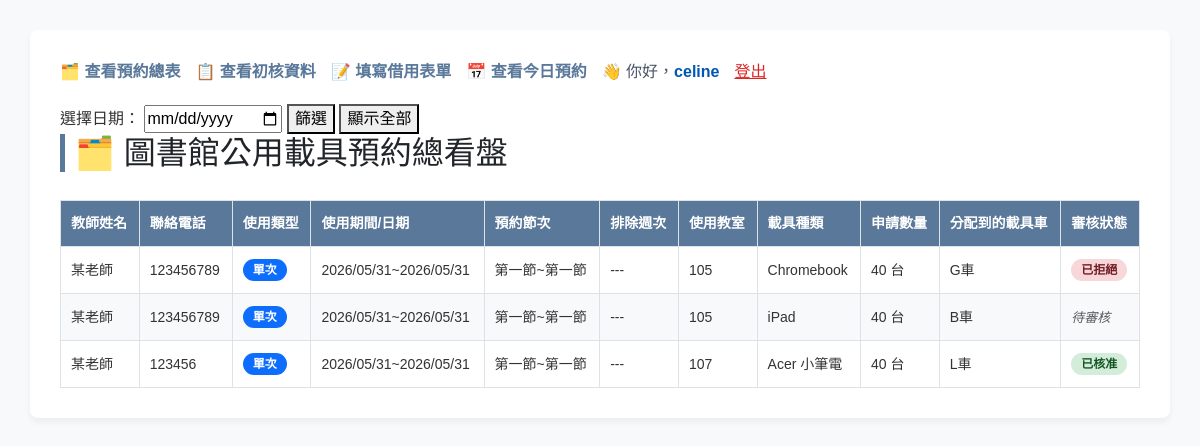
The app's page / (signed in) with its own data.
### show/models.py (models this page shows, shortened)
class Borrowlist(models.Model):
    user = models.CharField("借用老師", max_length=20, null=True, blank=True)
    phone = models.CharField("聯絡電話", max_length=25)
    location = models.CharField("教室", max_length=10)
    usage_type_choices = (
        ('once','單次'),
        ('weekly','每周'),
    )
    usage_type = models.CharField(max_length=10, choices = usage_type_choices , default='once')
    DEVICE_CHOICES =(
        ('ipad', 'iPad'),
        ('chromebook', 'Chromebook'),
        ('surface_go', 'Surface Go'),
        ('acer_laptop', 'Acer 小筆電'),
    )
    device_type = models.CharField("載具種類", max_length=20, choices=DEVICE_CHOICES)
    start_date = models.DateField("開始日期", null=True, blank=True)
    end_date = models.DateField("結束日期", null=True, blank=True)
    DAY_CHOICES = (
        ('Monday','星期一'), ('Tuesday','星期二'), ('Wednesday','星期三'),
        ('Thursday','星期四'), ('Friday','星期五'),
    )
    day = models.CharField("星期", choices=DAY_CHOICES, max_length=50, blank=True, null=True)
    PERIODS_CHOICES = (
        ('1', '第一節'), ('2', '第二節'), ('3', '第三節'), ('4', '第四節'),
        ('4.5', '午休'), ('5', '第五節'), ('6', '第六節'), ('7', '第七節'), ('8', '第八節'),
    )
    periods = models.CharField("開始預約節次", max_length=50, choices=PERIODS_CHOICES, default='1')
    PERIODS_END_CHOICES = (
        ('1', '第一節'), ('2', '第二節'), ('3', '第三節'), ('4', '第四節'),
        ('4.5', '午休'), ('5', '第五節'), ('6', '第六節'), ('7', '第七節'), ('8', '第八節'),
    )
    periods_end = models.CharField("結束預約節次", max_length=50, choices=PERIODS_END_CHOICES, default='1')
    exclude_weeks = models.CharField("排除週次/備註", max_length=100, blank=True, default="")
    STATUS_CHOICES = (
        ('待審核', '待審核'),
        ('已通過', '已通過'),
        ('已拒絕', '已拒絕'),
    )
    device_id = models.CharField("載具編號",max_length = 10,default="")
    time_id = models.CharField("時間",max_length = 10,default="")
    status = models.CharField("審核狀態", max_length=10, choices = STATUS_CHOICES , default='待審核')
    device_amount = models.PositiveIntegerField(default=1)
    classroom = models.CharField(max_length=10, blank=True, null=True)
    assigned_vehicle = models.ForeignKey(
        'devicecar',
        on_delete=models.SET_NULL,
        null=True,
        blank=True,
        verbose_name="系統指派載具車"
    )

class devicecar(models.Model):
    device_id = models.CharField(
        max_length=100,
        )
    device_amount = models.PositiveIntegerField(default=1)
    DEVICE_CHOICES =(
        ('ipad', 'iPad'),
        ('chromebook', 'Chromebook'),
        ('surface_go', 'Surface Go'),
        ('acer_laptop', 'Acer 小筆電'),
    )
    device_type = models.CharField("載具種類", max_length=20, choices=DEVICE_CHOICES,blank=True)

### show/views.py (the view)
# urls.py: path('', views.all_reservation_list, name= 'allreservation_view'),
def all_reservation_list(request):
    date_query = request.GET.get('selected_date')
    events = Borrowlist.objects.all()
    if date_query:
        events = events.filter(start_date= date_query )
    context = {
        'events': events,
        'date_query': date_query,
    }
    return render(request, 'all_reservation.html',context)

### show/templates/all_reservation.html (shortened to what this page needs)
<!DOCTYPE html>
<html lang="zh-Hant">
<head>
    <link href="https://cdn.jsdelivr.net/npm/bootstrap@5.3.0/dist/css/bootstrap.min.css" rel="stylesheet">
</head>
<body>
    <div class="container">
        <div class="nav">
            <a href="{% url 'allreservation_view' %}">🗂️ 查看預約總表 </a>
            <a href="{% url 'view_borrow_list' %}">📋 查看初核資料</a>
            <a href="{% url 'submit_borrow' %}">📝 填寫借用表單</a>
            <a href="{% url 'today_reservation' %}">📅 查看今日預約</a>
            {% if user.is_authenticated %}
                <span style="color: #4a5568; margin-right: 15px;">👋 你好，<strong style="color: #0056b3;">{{ user.username }}</strong></span>
                <a href="{% url 'logout' %}?next={{ request.path }}" style="color: #dc2626; text-decoration: underline; font-weight: 500;">登出</a>
            {% else %}
                <a href="{% url 'login' %}?next={{ request.path }}" style="background-color: #0056b3; color: #ffffff; text-decoration: none; padding: 8px 20px; border-radius: 4px; font-weight: 500; display: inline-block;">登入系統</a>
            {% endif %}
        </div>
        <form method="GET" action="">
        <label for="date-select">選擇日期：</label>
        <input type="date" id="date-select" name="selected_date" value="{{ date_query|default:'' }}">
        <button type="submit">篩選</button>
        <a href="{% url 'allreservation_view' %}"><button type="button">顯示全部</button></a>
        </form>
    <h2>🗂️ 圖書館公用載具預約總看盤</h2>
        <div class="table-responsive">
            <table>
                <thead>
                    <tr>
                        <th>教師姓名</th>
                        <th>聯絡電話</th>
                        <th>使用類型</th>
                        <th>使用期間/日期</th>
                        <th>預約節次</th>
                        <th>排除週次</th>
                        <th>使用教室</th>
                        <th>載具種類</th>
                        <th>申請數量</th>
                        <th>分配到的載具車</th>
                        <th>審核狀態</th>
                    </tr>
                </thead>
                <tbody>
                    {% for event in events %}
                        <tr>
                        <td>{{ event.user }}</td>
                        <td>{{ event.phone }}</td>
                        <td>
                            {% if event.usage_type == 'once' %}
                                <span class="badge bg-primary">單次</span>
                            {% else %}
                                <span class="badge bg-success">每週</span>
                            {% endif %}
                        </td>
                        <td>
                            {{event.start_date|date:"Y/m/d"}}~{{event.end_date|date:"Y/m/d"}}
                        </td>
                        <td>
                            {{ event.get_periods_display }}~{{ event.get_periods_end_display }}
                        </td>
                        <td>
                            {% if event.exclude_weeks %}
                            {{ event.exclude_weeks }}
                            {% else %}
                                ---
                            {% endif %}
                        </td>
                        <td>{{ event.location }}</td>
                        <td>{{ event.get_device_type_display }}</td>
                        <td>{{ event.device_amount }} 台</td>
                        <td>{{ event.assigned_vehicle.device_id }}</td>
                        <td>
                            {% if event.status == '待審核' %}
                                <span class="text-muted">待審核</span>
                            {% elif event.status == '已核准' %}
                                <span class="badge badge-approved">已核准</span>
                            {% elif event.status == '已拒絕' %}
                                <span class="badge badge-rejected">已拒絕</span>
                            {% endif %}
                        </td>
                        </tr>
                    {% endfor %}
                </tbody>
            </table>
        </div>
    </div>
</body>
</html>

### show/templates/all_reservation.html (style rules this page uses)
body { font-family: Arial, sans-serif; margin: 30px; background-color: #f8f9fa; color: #333; }
.container { max-width: 1200px; background: white; padding: 30px; border-radius: 8px; box-shadow: 0 4px 6px rgba(0,0,0,0.05); margin: 0 auto; }
.nav { margin-bottom: 20px; }
.nav a { margin-right: 15px; text-decoration: none; color: #59789a; font-weight: bold; }
h2 { margin-top: 0; color: #212529; border-left: 5px solid #59789a; padding-left: 10px; }
table { width: 100%; border-collapse: collapse; margin-top: 20px; font-size: 14px; }
th, td { border: 1px solid #dee2e6; padding: 12px 10px; text-align: left; }
th { background-color: #59789a; color: white; font-weight: 600; }
tr:nth-child(even) { background-color: #f8f9fa; }
.badge { padding: 5px 10px; border-radius: 20px; font-size: 12px; font-weight: bold; display: inline-block; }
.badge-approved { background-color: #d4edda; color: #155724; }
.badge-rejected { background-color: #f8d7da; color: #721c24; }
.text-muted { color: #999; font-style: italic; font-size: 13px; }

### records on screen
Borrowlist: user "某老師", phone "123456789", usage_type "單次", start_date "2026/05/31", end_date "2026/05/31", periods "第一節", periods_end "第一節", location "105", device_type "Chromebook", device_amount "40", assigned_vehicle.device_id "G車", status "已拒絕"
Borrowlist: user "某老師", phone "123456789", usage_type "單次", start_date "2026/05/31", end_date "2026/05/31", periods "第一節", periods_end "第一節", location "105", device_type "iPad", device_amount "40", assigned_vehicle.device_id "B車", status "待審核"
Borrowlist: user "某老師", phone "123456", usage_type "單次", start_date "2026/05/31", end_date "2026/05/31", periods "第一節", periods_end "第一節", location "107", device_type "Acer 小筆電", device_amount "40", assigned_vehicle.device_id "L車", status "已核准"

### other values on screen
{{ user.username }} "celine"
